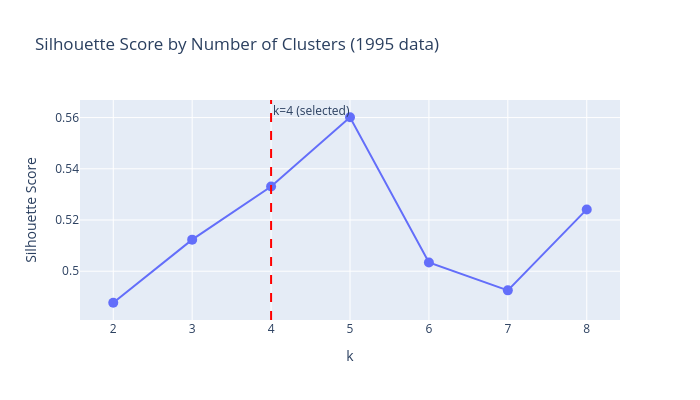

Notebook code cell kept with this figure:
### Markdown cell above
## 3. Validate k with Silhouette Analysis

Before running the final clustering, we check that k=4 is a reasonable choice by computing silhouette scores for k=2 through k=8. The silhouette score measures how similar each point is to its own cluster compared to neighbouring clusters (range: -1 to 1, higher is better).

### Code cell
# Run validation on 1995 data
nr_1995 = nr_sample[nr_sample["Year"] == 1995].copy()

df_pivot_val = nr_1995.pivot_table(
    index=["Country", "Country Code", "Year", "Population"],
    columns="Resource",
    values="Production_TotalValue",
).reset_index()

resource_cols_val = df_pivot_val.columns.difference(
    ["Country", "Country Code", "Year", "Population"]
)
df_pivot_val[resource_cols_val] = df_pivot_val[resource_cols_val].div(
    df_pivot_val["Population"], axis=0
)
df_pivot_val = df_pivot_val.fillna(0)

feat_cols_val = [c for c in df_pivot_val.columns
                 if c not in ["Country", "Country Code", "Year", "Population"]]
X_val = np.log1p(df_pivot_val[feat_cols_val].fillna(0))

pca_val = PCA(n_components=2)
X_pca_val = pca_val.fit_transform(X_val)

# Silhouette scores for k = 2..8
k_range = range(2, 9)
sil_scores = []
inertias = []

for k in k_range:
    km = KMeans(n_clusters=k, n_init=10, random_state=42)
    labels = km.fit_predict(X_pca_val)
    sil_scores.append(silhouette_score(X_pca_val, labels))
    inertias.append(km.inertia_)

# Plot
fig_val = go.Figure()
fig_val.add_trace(go.Scatter(
    x=list(k_range), y=sil_scores,
    mode="lines+markers", name="Silhouette Score",
    marker=dict(size=10),
))
fig_val.add_vline(x=4, line_dash="dash", line_color="red",
                  annotation_text="k=4 (selected)", annotation_position="top right")
fig_val.update_layout(
    title="Silhouette Score by Number of Clusters (1995 data)",
    xaxis_title="k", yaxis_title="Silhouette Score",
    width=700, height=400,
)
fig_val.show()

print("\nSilhouette scores:")
for k, s in zip(k_range, sil_scores):
    marker = " <-- selected" if k == 4 else ""
    print(f"  k={k}: {s:.3f}{marker}")

### Figure 1 — Plotly figure (JSON) as saved in the notebook; plotly's stock layout.template omitted (floating-point values rounded to 4 significant figures)
{"data": [{"marker": {"size": 10}, "mode": "lines+markers", "name": "Silhouette Score", "type": "scatter", "x": [2, 3, 4, 5, 6, 7, 8], "y": [0.4877, 0.5123, 0.5331, 0.5601, 0.5034, 0.4925, 0.5241]}], "layout": {"annotations": [{"showarrow": false, "text": "k=4 (selected)", "x": 4, "xanchor": "left", "xref": "x", "y": 1, "yanchor": "top", "yref": "y domain"}], "height": 400, "shapes": [{"line": {"color": "red", "dash": "dash"}, "type": "line", "x0": 4, "x1": 4, "xref": "x", "y0": 0, "y1": 1, "yref": "y domain"}], "title": {"text": "Silhouette Score by Number of Clusters (1995 data)"}, "width": 700, "xaxis": {"title": {"text": "k"}}, "yaxis": {"title": {"text": "Silhouette Score"}}}}
